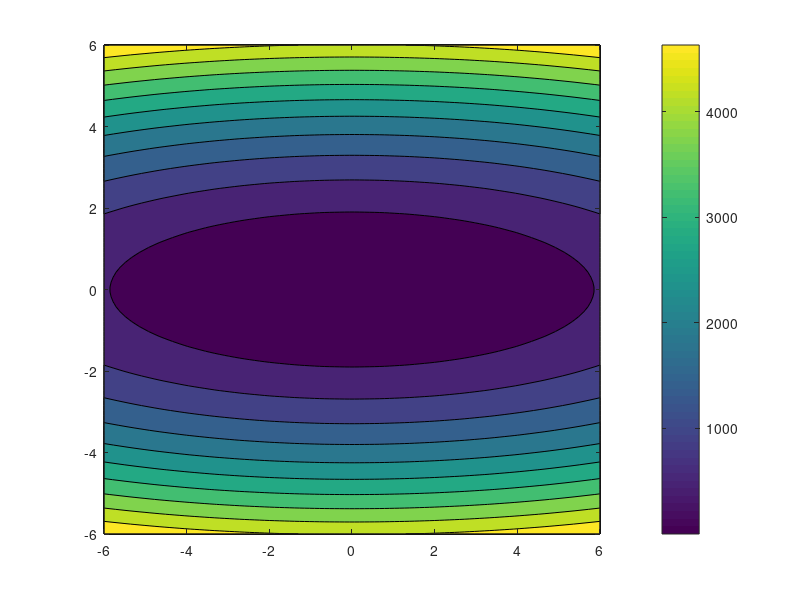

Recreate this plot in MATLAB.
f = @(x1,x2) 13.5*x1.^2+128*x2.^2-0.3*cos(3*pi*x1)-0.4*cos(4*pi*x2) +0.7;

g = @(x1,x2) [27*x1+0.9*pi*sin(3*pi*x1); 256*x2+1.6*pi*sin(4*pi*x2)];

h = @(x1,x2) [27+2.7*pi^2*cos(3*pi*x1),0;
              0, 256+6.4*pi^2*cos(4*pi*x2)];

x0 =[5;5]; %Starting point
alpha = 0.020; %Learning rate
iter = 1;

while (iter < 1000)
   p = inv(h(x0(1),x0(2)))*-g(x0(1),x0(2)); % Newton method
   next_x = x0 + alpha*p;
   delta = f(x0(1),x0(2)) - f(next_x(1),next_x(2));
   x0 = next_x;
   iter = iter+1;
end
fprintf("Total number of iterations is %d\n", iter)
fprintf("x1 value is %f\n", x0(1))
fprintf("x2 value is %f\n", x0(2))
fprintf("function value is %f\n",f(x0(1),x0(2)))


%Plotting to confirm our findings
xSpace = linspace(-6,6);
ySPace = linspace(-6,6);
[X,Y] = meshgrid(xSpace,ySPace);
Z = @(w1,w2) 13.5*w1.^2+128*w2.^2-0.3*cos(3*pi*w1)-0.4*cos(4*pi*w2) +0.7;

contourf(X,Y,Z(X,Y));
colorbar()


